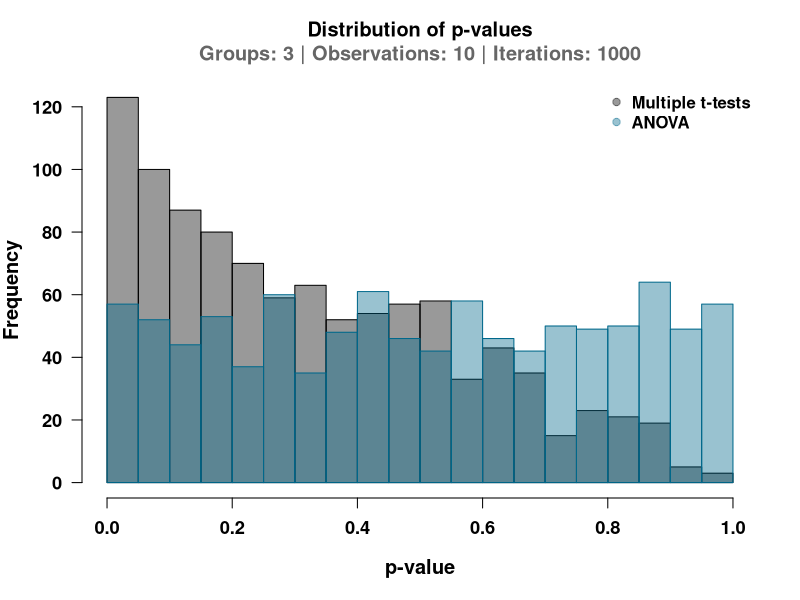
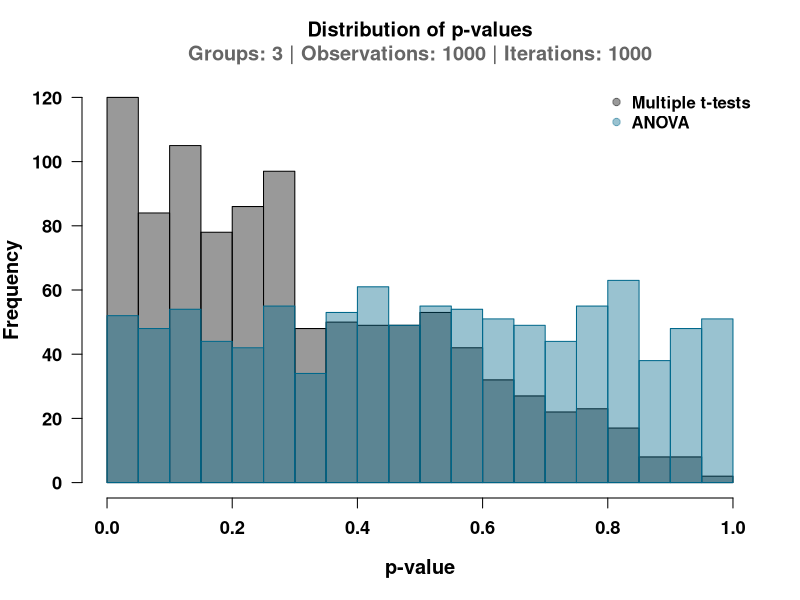

Reproduce these figures in R, in order. (Note: this script raises an error after producing the figures.)
######################################################################################################
# Display distribution of p-values from multiple t-tests vs. ANOVA
# Author: Matt Grobis
#
# - Purpose: demonstrate flaws in multiple t-test comparisons
# - Requirements: 'scales' package
#
######################################################################################################
# Prerequisite: install 'scales' package if necessary
install.packages('scales')

#####################################################################################################
# The function
# - Summary:
#   o For each of n_groups, draw n_obs from a population that is normally distributed
#      x Because these groups are all drawn from the same distribution, they should not be
#        significantly different (i.e. p > 0.05)
#   o Perform all possible pairwise t-tests and record the lowest p-value
#   o Perform an ANOVA on all groups and record the p-value
#   o Do this n_iter times to form a distribution

false_pos <- function(n_groups = 3, n_obs = 10, n_iter = 1000, p.val = 0.05, verbose = T, 
                      figure = T, pretty = T){
   
   # Create empty variables to store data
   t_test_p_vals <- c()
   anova_p_vals <- c()
   groups <- list()
   
   # Run through the iterations
   for(i in 1:n_iter){
      
      # Create the samples
      for(j in 1:n_groups){
         
         groups[[j]] <- rnorm(n_obs)  # Default mean = 0, SD = 1
         
      }
      
      # Generate all pairwise comparisons
      combinations <- combn(n_groups, 2)
      
      # Run the comparisons
      p_vals <- c()
      
      for(k in 1:ncol(combinations)){
         p_vals[k] <- t.test(groups[[combinations[1, k]]],
                             groups[[combinations[2, k]]])$p.value
         
      }
      
      # Save the lowest p-value 
      t_test_p_vals[i] <- min(p_vals)
      
      # Convert list to data frame for ANOVA
      pops_df <- data.frame("values" = unlist(groups),  
                            "group" = sort(rep(1:n_groups, n_obs)))
      
      # Run the ANOVA and save p-value
      anova_p_vals[i] <- summary(aov(values ~ group, data = pops_df))[[1]][["Pr(>F)"]][1]
      
      # Print % completion every 10 iterations
      if(verbose == T){
         if(i %%10 == 0){
            cat(round(i / n_iter * 100, 2), "% complete \n")
         }
      }
   }
   
   # If figure = T, display it
   if(figure == T){
      
      # Ensure 'scales' library is installed
      try(library(scales), outFile = print("Please install 'scales' library first"))
      
      par(mfrow = c(1,1))
      hist(t_test_p_vals, main = "Distribution of p-values\n", xlab = "p-value", font.lab = 2, 
           font.axis = 2, las = 1, breaks = 25, col = alpha("black", 0.4), xlim = c(0,1), 
           cex.lab = 1.2, cex.axis = 1.1)
      hist(anova_p_vals, main = "ANOVA", add = T, border = "deepskyblue4", breaks = 25,
           col = alpha("deepskyblue4", 0.4))
      title(paste0("\nGroups: ", n_groups, " | Observations: ", n_obs, " | Iterations: ", n_iter),
            col.main = "gray40")
      par(font = 2)
      legend("topright", bty = 'n', pch = 19, c("Multiple t-tests", "ANOVA"),
             col = c(alpha("black", 0.4), alpha("deepskyblue4", 0.4)))
      
   }
   
   # Save summary stats of t-tests vs. ANOVAs otherwise
   if(pretty == T){
      
      # Display probability of false positives
      cat("\n")
      cat("% iterations below p =", p.val, "\nt-tests:", 
          round(sum(t_test_p_vals < p.val) / n_iter, 3) * 100, "| ANOVA:",
          round(sum(anova_p_vals < p.val) / n_iter, 3) * 100)
      cat("\n\n")
   }
   
   if(pretty == F){
      df <- data.frame("t-tests" = sum(t_test_p_vals < p.val) / n_iter,
                       "ANOVA" = sum(anova_p_vals < p.val) / n_iter)
      
      dists <- data.frame("stat" = names(summary(t_test_p_vals)),
                          "t-test" = as.vector(summary(t_test_p_vals)),
                          "ANOVA" = as.vector(summary(anova_p_vals)))
      
      L <- list(df, dists)
      names(L) <- c(paste0("Prop_iter_p<", p.val), "Full")
      
      cat("\n")
      return(L)
      
   }
   
}

######################################################################################################
# Demo

# Defaults
false_pos()

# 100x n_obs: negligible decrease in false positive rate
false_pos(n_obs = 1000)

# 3x n_pop: ~3x increase in false positive rate
false_pos(n_pop = 6, n_obs = 10)

# Competing effects: n_pop wins
false_pos(n_pop = 6, n_obs = 1000)

####################################################################################################
# Parameter scan

# Set values of interest for n_obs and n_groups
range_n_obs <- c(2, 5, 50, 100, 250, 500, 1000, 2500, 5000)
range_n_groups <- 3:10

# Create empty matrices to store t-test and ANOVA p-values
t_test_vals <- anova_vals <- matrix(NA, nrow = length(range_n_groups), ncol = length(range_n_obs))

# Label the rows and columns
rownames(t_test_vals) <- rownames(anova_vals) <- range_n_groups
colnames(t_test_vals) <- colnames(anova_vals) <- range_n_obs

#-------------------------------------------------------------------------------------------
# For each number of groups
for(i in 1:length(range_n_groups)){
   
   # For each number of observations
   for(j in 1:length(range_n_obs)){
      
      # Print the values we're running
      cat("Processing: N groups =", range_n_groups[i], "| N observations =", range_n_obs[j])
      
      # Run the comparison
      values <- false_pos(n_groups = range_n_groups[i], n_obs = range_n_obs[j], p.val = 0.05,
                          verbose = F, figure = F, pretty = F)[['Prop_iter_p<0.05']]
      
      # Save the values
      t_test_vals[i, j] <- values$t.tests
      anova_vals[i, j] <- values$ANOVA
      
   }
   
}

#---------------------------------------------------------------------------------------------
#Now actually plot it
library(lattice)
library(RColorBrewer)
library(gridExtra)

# Set up color gradient with 10000 values between 0.0 and 0.7
# - Set bias in colorRampPalette so green values are below 0.05
breaks <- seq(0, 0.7, by=0.0001)
cols <- colorRampPalette(c("forestgreen", "yellow", "orange", 
                           "red", "brown", "black"), bias = 1.4)(length(breaks)-1)

# Save plots as variables
p1 <- levelplot(t_test_vals, at = breaks, col.regions = cols, xlab = " ", ylab = " ",
                main = "t-tests")

p2 <- levelplot(anova_vals, at=breaks, col.regions=cols, xlab = " ", ylab = " ",
                main = "ANOVA")

# Plot side-by-side comparison
grid.arrange(p1, p2, ncol = 2, 
             top = textGrob("Probability of false positive", 
                            gp = gpar(fontsize = 28, font = 2)),
             bottom = textGrob("Number of groups\n",
                               gp = gpar(fontsize = 16, font = 2)),
             left = textGrob("\nSample size",
                             gp = gpar(fontsize = 16, font = 2), rot = 90))

#----------------------------------------------------------------------------------------------
# ANOVA plots
par(mfrow=c(1,2))

# Density
plot(density(anova_vals), xlab = "False positive rate", font.axis = 2, font.lab = 2, cex.lab = 1.3,
     main = "Distribution of ANOVA\n false positive rates", col = "forestgreen", lwd = 3, cex.main = 1.4)
abline(v = 0.05, lty = 2, lwd = 2)

# Number of groups versus p-value
plot(NA, xlim = range(range_n_groups), ylim = c(0.045, 0.055), xlab = "Number of groups",
     ylab = "Mean false positive rate", cex.main = 1.4, cex.lab = 1.3, 
     main = "Number of groups vs.\n mean ANOVA false positive rate", 
      font.lab = 2, font.axis = 2)
abline(h = 0.05, lty = 2, lwd = 2)
points(range_n_groups, apply(anova_vals, 1, mean), cex = 2.5, pch = 19, col = "forestgreen")
points(range_n_groups, apply(anova_vals, 1, mean), cex = 2.5)

#################################################################################################
# p = 0.01 ANOVA visualization

# Set values of interest for n_obs and n_groups
range_n_obs2 <- c(5, 10, 25, 50, 100, 250, 500)
range_n_groups2 <- 3

# Create empty matrices to store t-test and ANOVA p-values
anova_vals2 <- matrix(NA, nrow = length(range_n_groups2), ncol = length(range_n_obs2))

# Label the rows and columns
rownames(anova_vals2) <- range_n_groups2
colnames(anova_vals2) <- range_n_obs2

#-------------------------------------------------------------------------------------------
# For each number of groups
for(i in 1:length(range_n_groups2)){
   
   # For each number of observations
   for(j in 1:length(range_n_obs2)){
      
      # Print the values we're running
      cat("Processing: N groups =", range_n_groups2[i], "| N observations =", range_n_obs2[j])
      
      # Run the comparison
      values <- false_pos(n_groups = range_n_groups2[i], n_obs = range_n_obs2[j], p.val = 0.01,
                          verbose = F, figure = F, pretty = F, n_iter = 10000)[['Prop_iter_p<0.01']]
      
      # Save the values
      anova_vals2[i, j] <- values$ANOVA
      
   }
   
}

# Plot it
plot(density(anova_vals2), col = "forestgreen", lwd = 3, xlab = "False positive rate", 
     font.lab = 2, main = "ANOVA false positive rate\np = 0.01", cex.main = 1.4, cex.lab = 1.3, 
     font.axis = 2)
abline(v = 0.01, lty = 2, lwd = 2)
